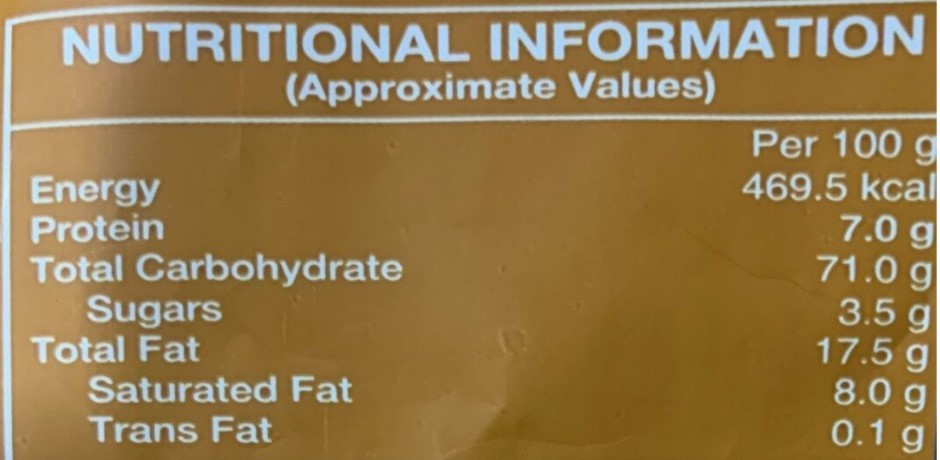
#> input picture sample_images/nf157.jpg, 940 x 460 px
$ python testingGammaThresholding.py
#> lines starting #> are read from the running program, lines starting #| are printed output that depends on the picture; after the words box and inside, x2 and y2 are one past the last pixel; in counts of white or black regions, pixels touching at a corner belong together
### preprocessing.py
import re
import pandas as pd
import cv2 as cv
from matplotlib import pyplot as plt
import numpy as np
import pytesseract
from pytesseract import Output
import csv
import os
from itertools import zip_longest
from sklearn.metrics import mean_absolute_percentage_error, mean_absolute_error


# function to convert image to grayscale
def get_grayscale(image):
    return cv.cvtColor(image, cv.COLOR_BGR2GRAY)


# [69 lines left out: functions boundingboxes, returnoutput, not called in this run]


"-------------------------------------------------------------------"

"------------------EDIT FOR updatingPipeLine------------------------"
# [155 lines left out: functions preprocess_image, extract_nutrition_info, count_characters, process_images, process_images_individual, not called in this run]


"---------------------Compare CSV---------------------------------"


# [84 lines left out: functions read_csv_file, compare_csv_files, print_comparison_results, not called in this run]


"----------------------------Count Individual Characters-----------------------------------"


# [171 lines left out: functions smape, count_chars, count_chars_in_file, compare_individual_csv_files, print_individual_count, not called in this run]


"------------------------ADAPTIVE GAMMA CORRECTION-----------------------"

# [98 lines left out: functions adaptive_gamma_correction, adaptive_gamma_correction_with_otsu, not called in this run]

"Convert String to Dictionary"
# [18 lines left out: function string_to_dict, not called in this run]

### testingGammaThresholding.py
import numpy as np
import preprocessing as prep
import pytesseract
from pytesseract import Output
import cv2 as cv
import os

"""
Testing different variables and methods of gamma and thresholding to visually see best outcome
"""

# importing image
image = cv.imread("./sample_images/nf157.jpg")
#> image is the input picture: shape (460, 940, 3); mean B, G, R 74.5, 120.6, 147.6
file_name = os.path.basename("./sample_images/nf157.jpg")
image_name = os.path.splitext(file_name)[0]


# resizing image and printing dimensions
image = cv.resize(image, (500, 500))
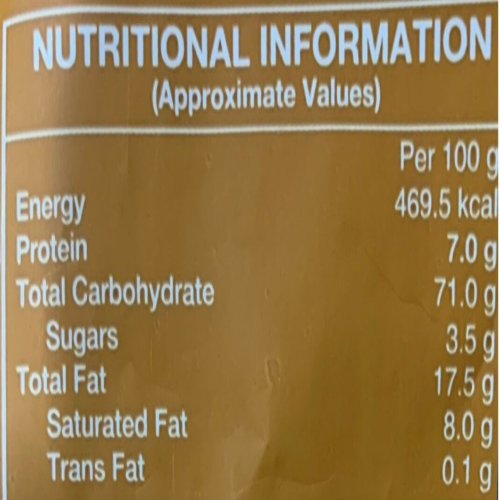
#> image: shape (500, 500, 3); mean B, G, R 74.4, 120.5, 147.5
# print image after resizing
cv.imshow("Original Image", image)


# Apply gamma correction to image to reduce light bleeding
"""
gamma variable is set to 3, which represents the value of gamma used for gamma correction.
gamma_table is a NumPy array created using a list comprehension that applies the gamma correction
    formula to each pixel value in the range of 0 to 255, and then scales it back to the range of 0 to 255.
    This creates a lookup table for gamma correction.
The astype function is called to cast the pixel values to unsigned 8-bit integers, which is the expected data type for images in OpenCV.
The cv.LUT function is then used to apply the lookup table to the input image.
"""
gamma = 3
gamma_table = np.array(
    [((i / 255.0) ** gamma) * 255 for i in np.arange(0, 256)]
).astype("uint8")
corrected_image = cv.LUT(image, gamma_table)
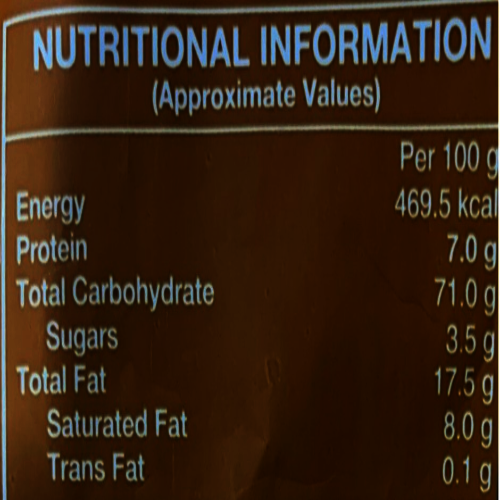
#> corrected_image: shape (500, 500, 3); mean B, G, R 20.2, 34.1, 52.6

cv.imshow("Gamma = 3", corrected_image)
gamma2 = 0.3
gamma_table2 = np.array(
    [((i / 255.0) ** gamma2) * 255 for i in np.arange(0, 256)]
).astype("uint8")
corrected_image2 = cv.LUT(image, gamma_table2)
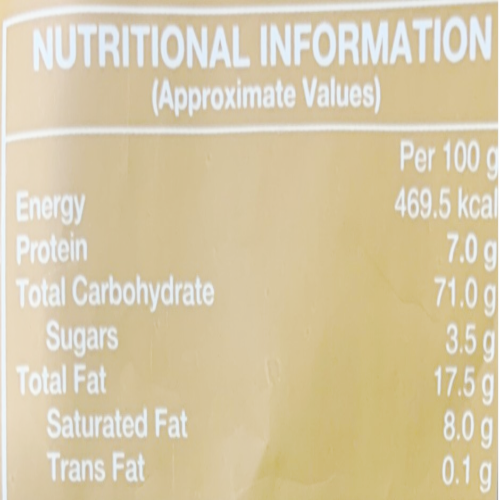
#> corrected_image2: shape (500, 500, 3); mean B, G, R 167.9, 201.7, 215.4
cv.imshow("Gamma = 0.3", corrected_image2)

cv.imshow("Original Image with Gamma", corrected_image)
# applying grayscale on gamma image
gray2 = prep.get_grayscale(corrected_image)
#> in get_grayscale, `return cv.cvtColor(image, cv.COLOR_BGR2GRAY)`:
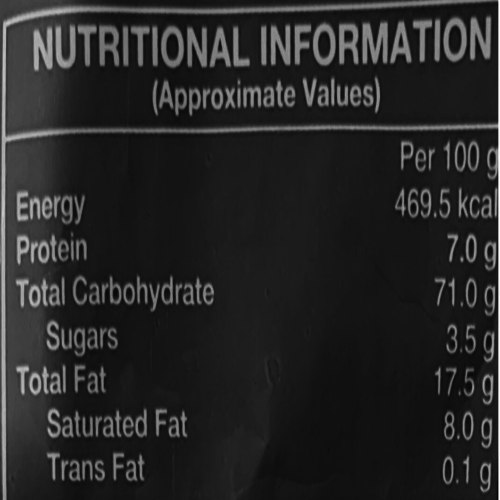
#> returned value: shape (500, 500); min 4, max 255, mean 38
cv.imshow("Original Image with Gamma/Gray", gray2)
# applying thresholding
thresh2 = cv.threshold(gray2, 0, 255, cv.THRESH_BINARY + cv.THRESH_OTSU)[1]
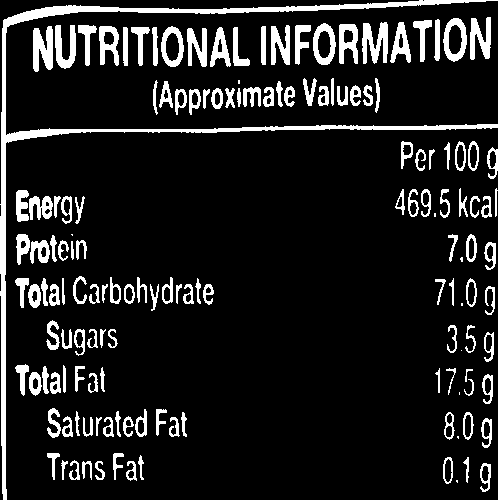
#> thresh2: shape (500, 500); 12.5% white; 147 white regions (9 under 20 px), largest, box (x1, y1, x2, y2) and area: (0, 0, 500, 500) 8179, (362, 22, 388, 64) 685, (33, 26, 53, 72) 670
cv.imshow("Original Image with Gamma/Gray/Thresh", thresh2)
# applying inverse to collor w+b -> b+w
thresh2_inv = cv.bitwise_not(thresh2)
cv.imshow("Original Image with Gamma/Gray/Thresh/Inverse", thresh2_inv)


# beforegray = cv.bitwise_not(image)
# cv.imshow("before gray", beforegray)


# converting image to grayscale
gray = prep.get_grayscale(image)
#> in get_grayscale (call 2), `return cv.cvtColor(image, cv.COLOR_BGR2GRAY)`:
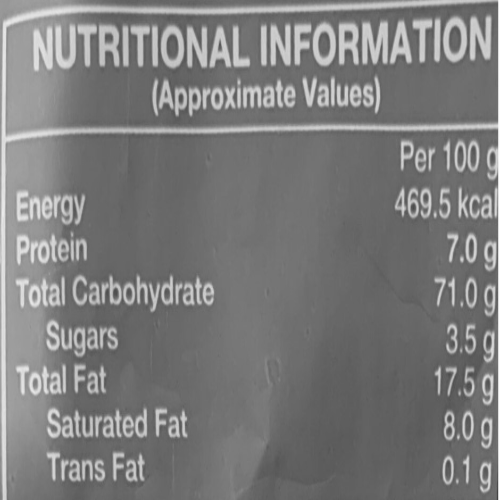
#> returned value: shape (500, 500); min 65, max 255, mean 123.3
cv.imshow("Original Image with Gray", gray)


# Apply adaptive thresholding to binarize the image
thresh = cv.threshold(gray, 0, 255, cv.THRESH_BINARY + cv.THRESH_OTSU)[1]
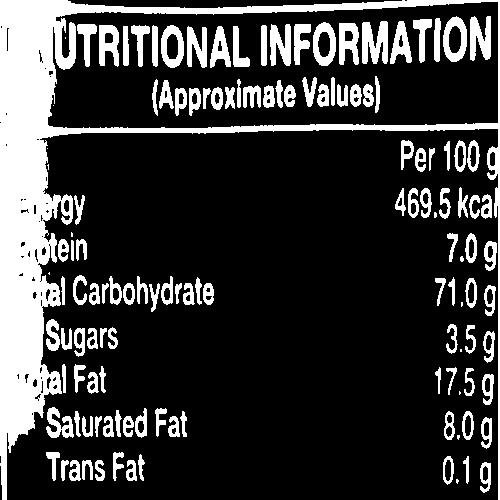
#> thresh: shape (500, 500); 21.8% white; 132 white regions (13 under 20 px), largest, box (x1, y1, x2, y2) and area: (0, 0, 500, 500) 29541, (362, 21, 388, 64) 824, (470, 16, 491, 61) 663
cv.imshow("Original Image with Gray/Thresh ", thresh)
# applying inverse to collor w+b -> b+w
thresh_inv = cv.bitwise_not(thresh)
cv.imshow("Original Image with Gray/Thresh/Inverse", thresh_inv)


# [49 lines of commented-out code are left out]
#> (the run stopped early here; a loop or call above may not have finished)

$ run again, with sample_images/nf105.jpg copied over sample_images/nf157.jpg
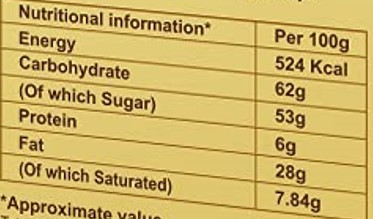
#> input picture sample_images/nf105.jpg, 373 x 219 px
#> image is the input picture: shape (219, 373, 3); mean B, G, R 102.3, 180.9, 207.4
#> image: shape (500, 500, 3)
#> `thresh2 = cv.threshold(gray2, 0, 255, cv.THRESH_BINARY + cv.THRESH_OTS..`:
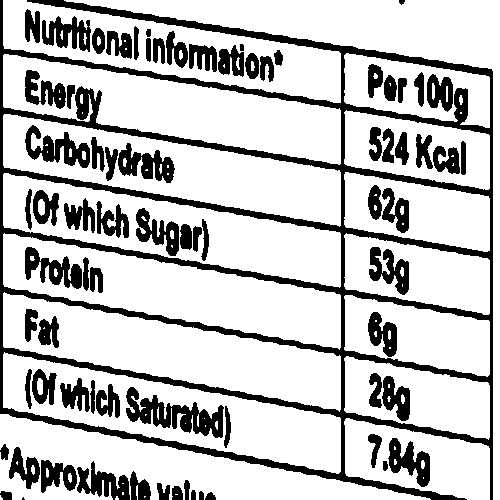
#> thresh2: shape (500, 500); 76.2% white; 76 black regions (1 under 20 px), largest, box (x1, y1, x2, y2) and area: (0, 0, 493, 500) 28576, (126, 387, 224, 438) 2091, (25, 125, 90, 168) 1255
#> `thresh = cv.threshold(gray, 0, 255, cv.THRESH_BINARY + cv.THRESH_OTSU)..`:
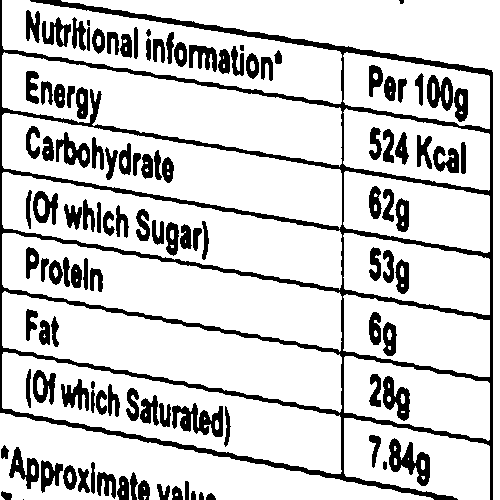
#> thresh: shape (500, 500); 81.2% white; 116 black regions (3 under 20 px), largest, box (x1, y1, x2, y2) and area: (0, 0, 493, 500) 20340, (172, 403, 223, 437) 939, (389, 438, 430, 486) 912

$ run again, with sample_images/nf131.jpg copied over sample_images/nf157.jpg
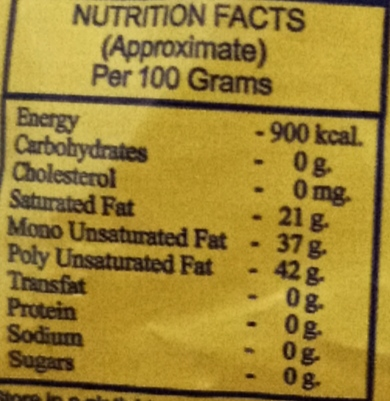
#> input picture sample_images/nf131.jpg, 390 x 401 px
#> image is the input picture: shape (401, 390, 3); mean B, G, R 52.9, 133, 159
#> image: shape (500, 500, 3)
#> `thresh2 = cv.threshold(gray2, 0, 255, cv.THRESH_BINARY + cv.THRESH_OTS..`:
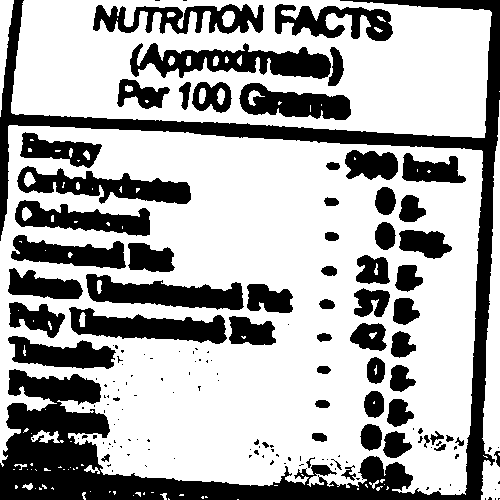
#> thresh2: shape (500, 500); 66.7% white; 159 black regions (99 under 20 px), largest, box (x1, y1, x2, y2) and area: (0, 0, 500, 500) 32392, (130, 43, 331, 79) 3922, (86, 274, 244, 310) 3275
#> `thresh = cv.threshold(gray, 0, 255, cv.THRESH_BINARY + cv.THRESH_OTSU)..`:
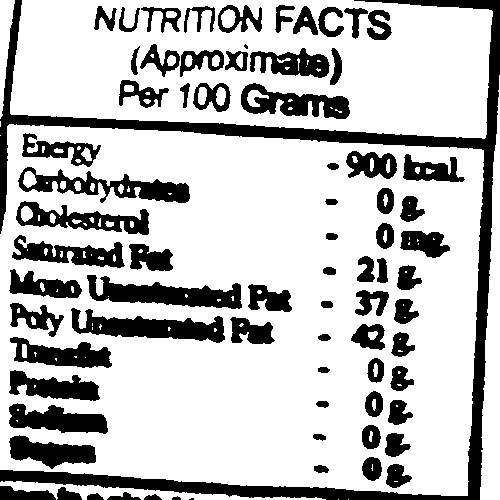
#> thresh: shape (500, 500); 75.1% white; 75 black regions (2 under 20 px), largest, box (x1, y1, x2, y2) and area: (0, 0, 500, 500) 17251, (87, 275, 242, 309) 2748, (71, 308, 225, 343) 2725

$ run again, with sample_images/nf37.jpg copied over sample_images/nf157.jpg
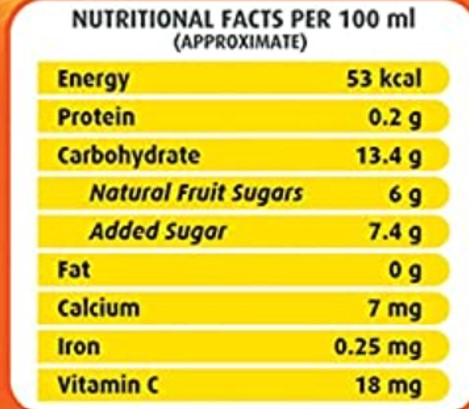
#> input picture sample_images/nf37.jpg, 469 x 409 px
#> image is the input picture: shape (409, 469, 3); mean B, G, R 90.7, 214.6, 232.6
#> image: shape (500, 500, 3)
#> thresh2: shape (500, 500); 84.5% white; 60 black regions, largest, box (x1, y1, x2, y2) and area: (0, 0, 43, 500) 6479, (61, 176, 214, 208) 2619, (61, 456, 150, 482) 1588
#> `thresh = cv.threshold(gray, 0, 255, cv.THRESH_BINARY + cv.THRESH_OTSU)..`:
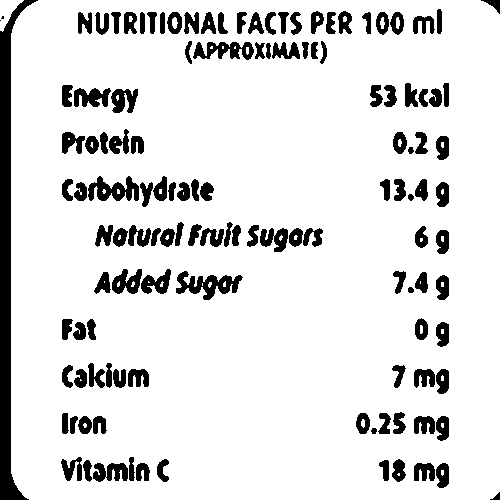
#> thresh: shape (500, 500); 87.7% white; 127 black regions (2 under 20 px), largest, box (x1, y1, x2, y2) and area: (0, 0, 38, 500) 5617, (176, 271, 243, 300) 899, (88, 176, 139, 201) 751
